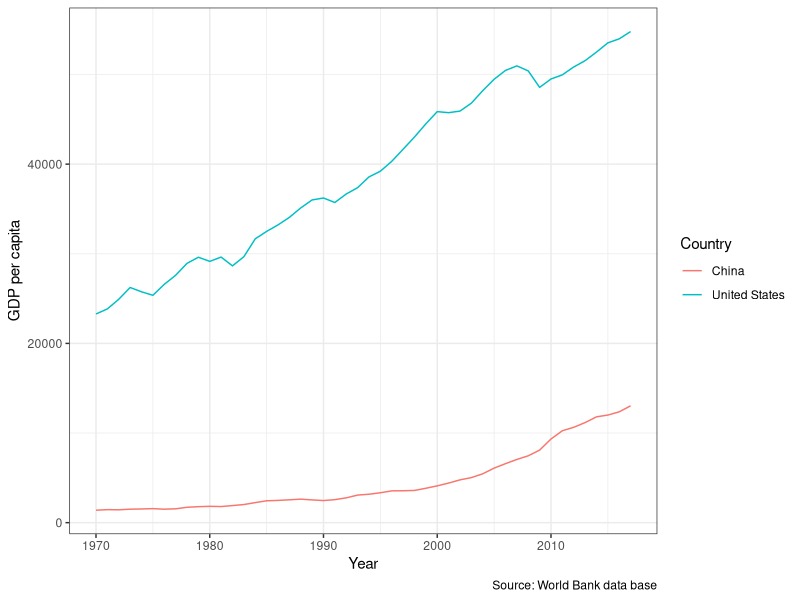
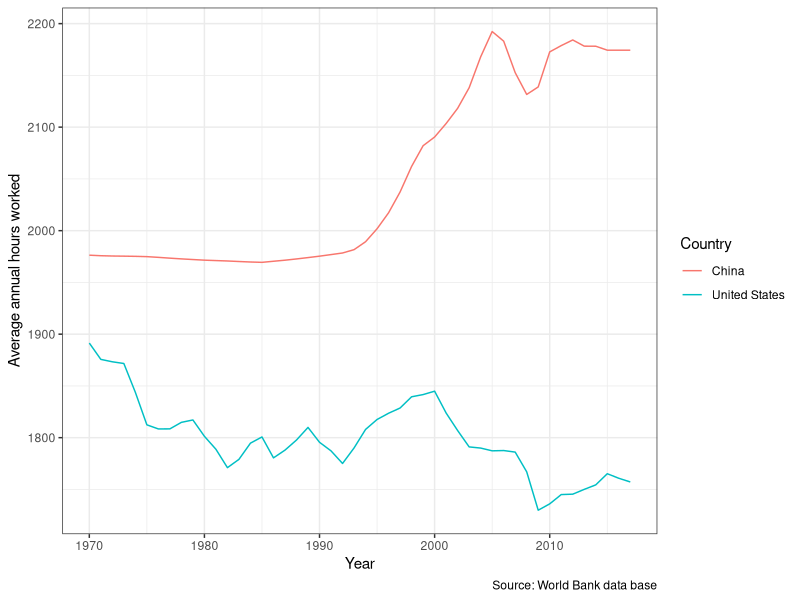
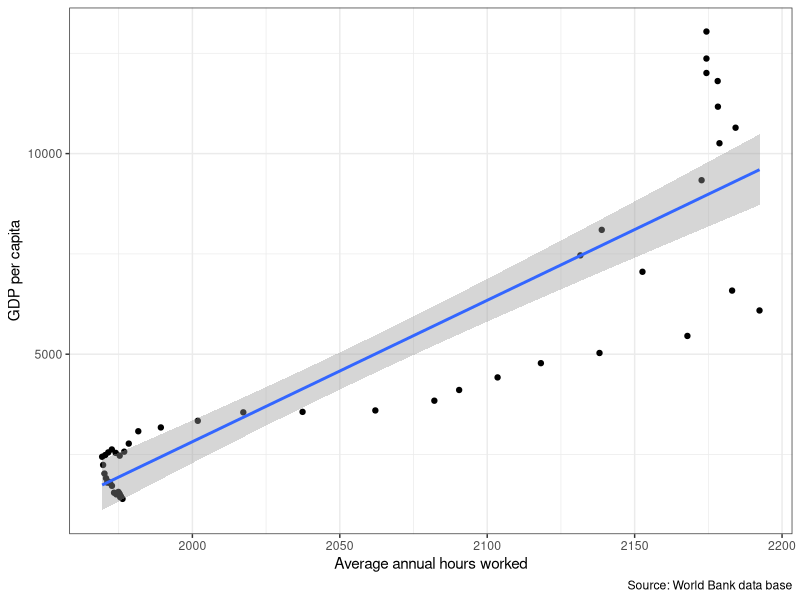
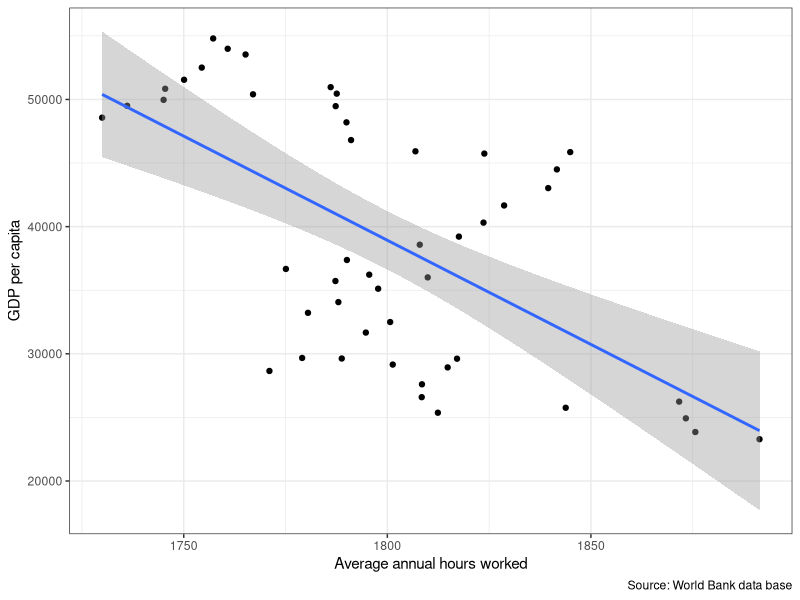
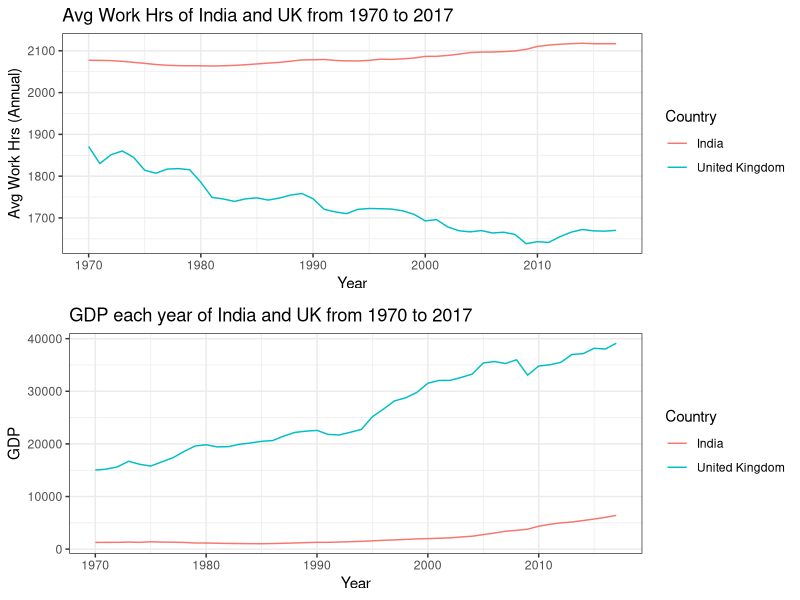
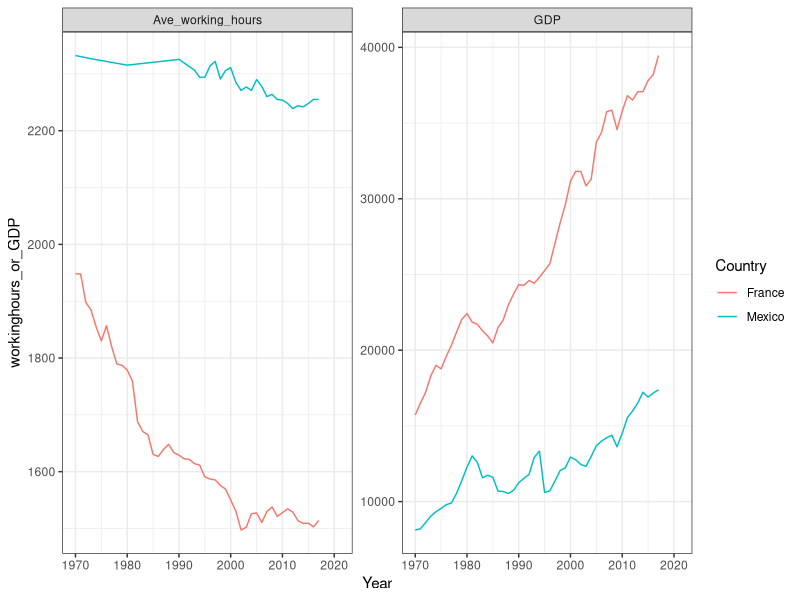
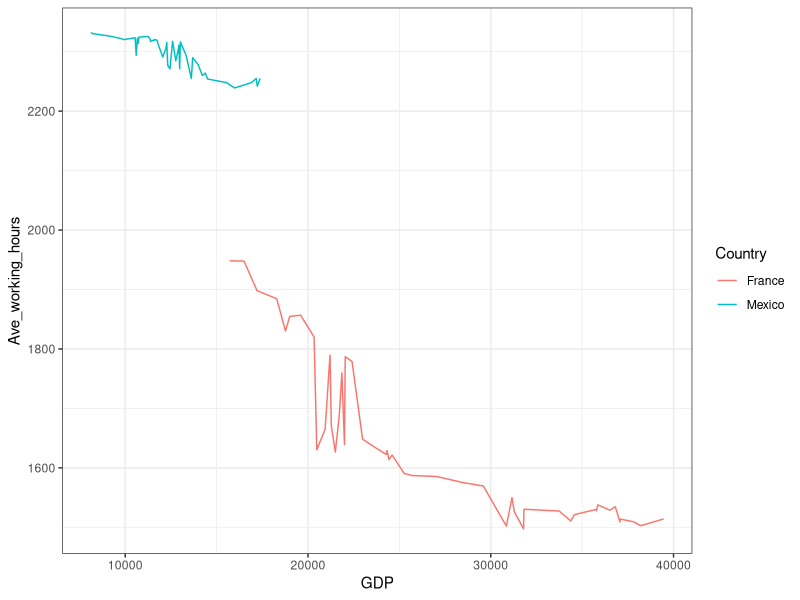

The R script that drew these images, in order:
## ---- chunk 1
# Libraries
library(tidyverse)
library(readr)
library(kableExtra)
library(bookdown)

## ---- chunk 2
Analysis_Data <- read_csv(here::here("Data/Assignment_data.csv"))
## ---- chunk 3
# filtering data from 1970 to 2017 for China and the United States
data <- Analysis_Data %>%
  filter(Entity %in% c("China","United States")) %>%
  filter(Year>=1970 & Year<=2017)
dim(data)
## ---- chunk 4
data <- data %>%
  rename(Average.annual.hours.worked=
        "Average annual hours worked by persons engaged (avh) (PWT 9.1 (2019))",
        GDP.per.capita="Output-side real GDP per capita (gdppc_o) (PWT 9.1 (2019))",
        Population="Population (historical estimates)",
        Country=Entity) 
 overall <- data %>%
    group_by(Country) %>%
    summarise_at(c("Average.annual.hours.worked","GDP.per.capita","Population"),
                 list(Minimum = ~min(.,na.rm=TRUE), 
                      Median = ~median(.,na.rm=TRUE), 
                      Mean = ~mean(.,na.rm=TRUE),
                      Maximum = ~max(.,na.rm=TRUE))) %>%
    pivot_longer(!Country, names_sep ="_",
                 names_to = c("Variable", ".value"))%>%
   mutate(Variable=ifelse(Variable=="Average.annual.hours.worked",
                          "Hours.worked",Variable))
## ---- chunk 5
knitr::kable(overall, digits = 2,
    caption = "Descriptive statistical analysis of China and the United States")
## ---- chunk 6
ggplot(data,mapping = aes(x = Year,y=GDP.per.capita,
                           color=Country,group=Country)) +
  geom_line() +
  labs(y ="GDP per capita", 
       caption = "Source: World Bank data base")+
    theme_bw()
## ---- chunk 7
ggplot(data,mapping = aes(x = Year,y=Average.annual.hours.worked,
                           color=Country,group=Country)) +
  geom_line() +
  labs(y ="Average annual hours worked", 
       caption = "Source: World Bank data base")+
    theme_bw()
## ---- chunk 8
data %>%
    filter(Country=="China")%>%
    ggplot(mapping = aes(x = Average.annual.hours.worked,
                          y=GDP.per.capita))+
    geom_point() + 
    stat_smooth(method=lm)+
  labs(x ="Average annual hours worked", 
       y ="GDP per capita", 
       caption = "Source: World Bank data base")+
    theme_bw()
## ---- chunk 9
data %>%
    filter(Country=="United States")%>%
    ggplot(mapping = aes(x = Average.annual.hours.worked,
                          y=GDP.per.capita))+
    geom_point() + 
    stat_smooth(method=lm)+
  labs(x ="Average annual hours worked", 
       y ="GDP per capita", 
       caption = "Source: World Bank data base")+
    theme_bw()
## ---- chunk 10
Ind_UK_Data <- Analysis_Data %>%
    filter(Entity %in% c("India", "United Kingdom"), Year >= 1970, Year <= 2017) %>%
    rename(Country = "Entity",
           Avg_Annual_Working_Hours = "Average annual hours worked by persons engaged (avh) (PWT 9.1 (2019))", 
           GDP = "Output-side real GDP per capita (gdppc_o) (PWT 9.1 (2019))", 
           Population = "Population (historical estimates)")

Avg_GDP_WH <- Ind_UK_Data %>%
    group_by(Country) %>%
    summarise(avg_GDP = mean(GDP), avg_working_hrs = mean(Avg_Annual_Working_Hours))

kable(Avg_GDP_WH, caption = "Average GDP and Working hours of India and United Kingdrom from 1970 to 2017", align = "c") %>%
    kable_classic_2(full_width = F) %>%
   kable_styling( position = "center",latex_options = "hold_position")
## ---- chunk 11
p1 <- ggplot(Ind_UK_Data, aes(x = Year, 
                        y = Avg_Annual_Working_Hours,
                        color = Country)) + geom_line() +
    ylab("Avg Work Hrs (Annual)") + labs(title = "Avg Work Hrs of India and UK from 1970 to 2017") + theme_bw()



p2 <- ggplot(Ind_UK_Data, aes(x = Year, 
                        y = GDP,
                        color = Country)) + geom_line() + 
    labs(title = "GDP each year of India and UK from 1970 to 2017") + theme_bw()


gridExtra::grid.arrange(p1,p2, nrow=2)

## ---- chunk 12
sec3_data <- Analysis_Data %>%
  filter(Entity %in% c("France", "Mexico"),
         Year >= 1970) %>%
  rename(Country = Entity,
         Ave_working_hours = 'Average annual hours worked by persons engaged (avh) (PWT 9.1 (2019))',
         GDP = 'Output-side real GDP per capita (gdppc_o) (PWT 9.1 (2019))',
         Population = 'Population (historical estimates)')
## ---- chunk 13
sec3_figure <- sec3_data %>%
  pivot_longer(cols = "Ave_working_hours":"GDP",
               names_to = "type",
               values_to = "workinghours_or_GDP") 

  ggplot(sec3_figure) +
  geom_line(aes(x = Year,
                y = workinghours_or_GDP,
                color = Country)) +
  facet_wrap(~type, scales = "free_y")+
  theme_bw()
## ---- chunk 14
ggplot(sec3_data) +
  geom_line(aes(x = GDP,
                y = Ave_working_hours,
                color = Country)) +
  theme_bw()
## ---- chunk 15
sec3_table <- sec3_data %>%
  group_by(Country) %>%
  summarise(Working_hours = round(mean(Ave_working_hours, na.rm = TRUE),0),
            GDP = round(mean(GDP, na.rm = TRUE),0))
## ---- chunk 16
kable(sec3_table, booktabs = TRUE, caption = "The Comparation of Average Working Hours and GDP between France and Mexico")
